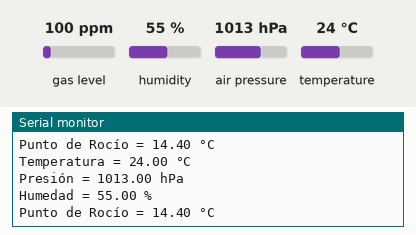
This sketch was run on a simulated ESP32. Shown: the last lines printed to the serial monitor. Inputs (shaded band) come from the test bench; at power-on: humidity 55 %, air pressure 1013 hPa, temperature 24 °C, gas level 100 ppm.

Above: at 3.1 s.
3.2 s: humidity set to 22 %
At 5.5 s:
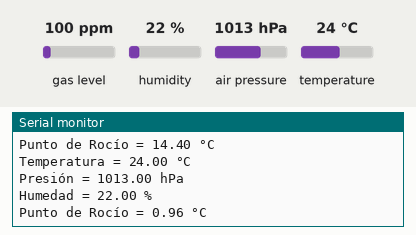
6.1 s: air pressure set to 952 hPa
At 8.0 s:
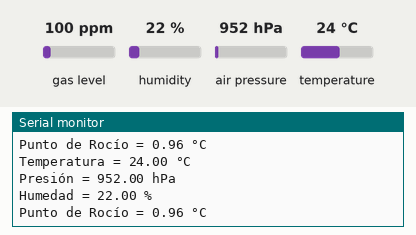
9.0 s: temperature set to 12 °C
At 11.7 s:
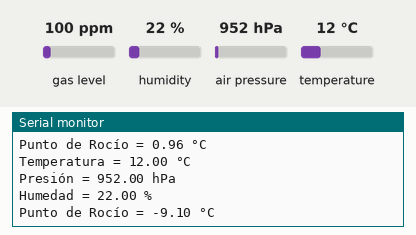
Timing chart, 0 to 13.2 s (numbered marks = the images above; inputs shaded):
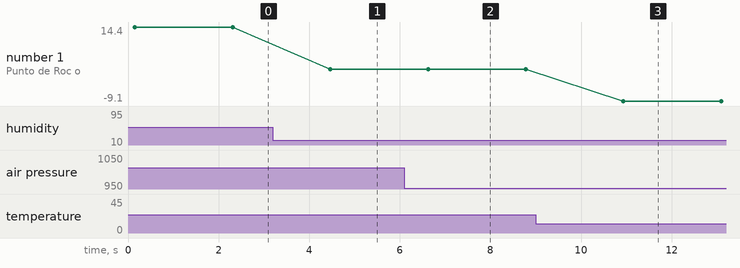

The sketch:

Dew_Point_ESP32Heltec.ino
```cpp
#include <Wire.h>
#include <Adafruit_Sensor.h>
#include "Adafruit_BME680.h"  //libreria Sensor

// Pines I2C
#define I2C_SDA 21
#define I2C_SCL 20

Adafruit_BME680 bme;  // I2C

void setup() {
  Serial.begin(115200);
  while (!Serial);

  Wire.begin(I2C_SDA, I2C_SCL);  // Inicia I2C en pines establecidos

  // Inicializa el sensor BME680
  if (!bme.begin()) {
    Serial.println("Error al detectar BME680 ");    //Si no se logra inicializar entra no avanza el programa
    while (1);
  }

  // Configura el sensor
  bme.setTemperatureOversampling(BME680_OS_8X);
  bme.setHumidityOversampling(BME680_OS_2X);
  bme.setPressureOversampling(BME680_OS_4X);
  bme.setIIRFilterSize(BME680_FILTER_SIZE_3);
  bme.setGasHeater(320, 150); // Temperatura y duración del calentador (para medición de gas)

  Serial.println("Sensor BME680 iniciado correctamente ");
}

float dew_point(float temp, float hum){     //Calculo del punto de rocio
  const float a = 17.62;
  const float b = 243.12;

  float alpha = (a * temp) / (b + temp) + log(hum / 100.0);   //Ec. Magnus Tetens
  float Td = (b * alpha) / (a - alpha);
  return Td;
}

void loop() {
  // Prepara una lectura
  if (!bme.performReading()) {
    Serial.println("Error al leer del BME680");
    return;
  }

  //Variables de la medicion del sensor
  float temp = bme.temperature;
  float press = bme.pressure;
  float hum = bme.humidity;
  float td = dew_point(temp, hum);

  //Salidas en el monitor serial
  Serial.print("Temperatura = ");
  Serial.print(temp);
  Serial.println(" °C");


  Serial.print("Presión = ");
  Serial.print(press / 100.0);
  Serial.println(" hPa");


  Serial.print("Humedad = ");
  Serial.print(hum);
  Serial.println(" %");


  Serial.print("Punto de Rocío = ");
  Serial.print(td);
  Serial.println(" °C");


  Serial.println();
  delay(2000);
}
```

Measured:
- after the input at 3.2 s, the serial monitor: prints a new line after 1.3 s (image 1)
- after the input at 6.1 s, the serial monitor: prints a new line after 0.52 s (image 2)
- after the input at 9.0 s, the serial monitor: prints a new line after 1.9 s (image 3)
- plotted number 1: 14.4 → 0.96 after the input at 3.2 s, 0.96 → -9.1 after the input at 9.0 s
